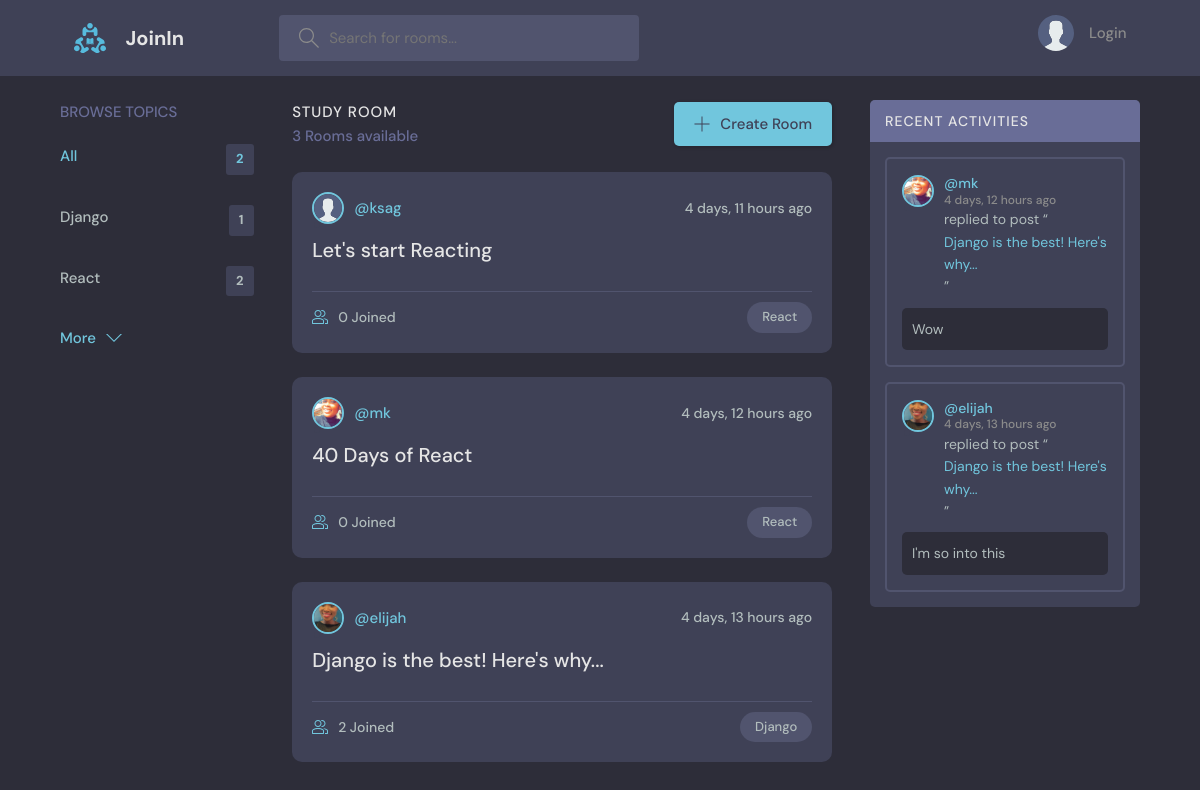
The page / on the database its author committed.
### base/models.py (models this page shows, shortened)
class Topic(models.Model):
    name = models.CharField(max_length=200)

class Room(models.Model):
    host = models.ForeignKey(User, on_delete=models.SET_NULL,null=True)
    topic = models.ForeignKey(Topic, on_delete=models.SET_NULL,null=True)
    name = models.CharField(max_length=200)
    roomies = models.ManyToManyField(User, related_name='roomies',blank=True)
    description = models.TextField(null=True,blank=True)
    updated = models.DateTimeField(auto_now=True)
    created = models.DateTimeField(auto_now_add=True)
    class Meta:
        ordering = ['-updated','-created']
    def __str__(self):
        return self.name

class User(AbstractUser):
    name = models.CharField(max_length=200,null=True)
    email = models.EmailField(unique=True,null=True)
    bio = models.TextField(null=True)
    avatar = models.ImageField(null=True, default="avatar.svg")
    USERNAME_FIELD = 'email'
    REQUIRED_FIELDS = []

class Message(models.Model):
    user = models.ForeignKey(User, on_delete=models.CASCADE)
    room = models.ForeignKey(Room, on_delete=models.CASCADE)
    body = models.TextField()
    updated = models.DateTimeField(auto_now=True)
    created = models.DateTimeField(auto_now_add=True)
    class Meta:
        ordering = ['-updated','-created']
    def __str__(self):
        return self.body[0:50]

### base/views.py (the view)
# urls.py: path('',views.home,name="home"),
def home(request):
    q = request.GET.get('q') if request.GET.get('q') != None else ''
    rooms = Room.objects.filter(
        Q(topic__name__icontains=q) |
        Q(name__icontains=q) |
        Q(description__icontains=q)
        )
    topics = Topic.objects.all()[0:5]
    room_count = rooms.count()
    room_messages = Message.objects.filter(Q(room__topic__name__icontains=q))
    context = {'rooms':rooms,'topics':topics,'room_count':room_count,
                'room_messages':room_messages}
    return render(request,'base/home.html',context)

### base/templates/base/home.html (shortened to what this page needs)
{% extends "main.html" %}
{% block content %}
    <main class="layout layout--3">
      <div class="container">
        {% include 'base/topics_component.html' %}
        <div class="roomList">
          <div class="roomList__header">
            <div>
              <h2>Study Room</h2>
              <p>{{room_count}} Rooms available</p>
            </div>
            <a class="btn btn--main" href="{% url 'create-room' %}">
              <svg version="1.1" xmlns="http://www.w3.org/2000/svg" width="32" height="32" viewBox="0 0 32 32">
                <title>add</title>
                <path
                  d="M16.943 0.943h-1.885v14.115h-14.115v1.885h14.115v14.115h1.885v-14.115h14.115v-1.885h-14.115v-14.115z"
                ></path>
              </svg>
              Create Room
            </a>
          </div>
          {% include 'base/feed_component.html' %}
        </div>
        {% include "base/activity_component.html" %}
      </div>
    </main>
{% endblock content %}

### base/templates/base/topics_component.html
<div class="topics">
    <div class="topics__header">
      <h2>Browse Topics</h2>
    </div>
    <ul class="topics__list">
      <li>
        <a href="{% url 'home' %}" class="active">All <span>{{topics.count}}</span></a>
      </li>
      {% for topic in topics %}
      <li>
        <a href="{% url 'home' %}?q={{topic.name}}">{{topic.name}} <span>{{topic.room_set.all.count}}</span></a>
      </li>
      {% endfor %}
    </ul>
    <a class="btn btn--link" href="{% url 'topics' %}">
      More
      <svg version="1.1" xmlns="http://www.w3.org/2000/svg" width="32" height="32" viewBox="0 0 32 32">
        <title>chevron-down</title>
        <path d="M16 21l-13-13h-3l16 16 16-16h-3l-13 13z"></path>
      </svg>
    </a>
  </div>

### base/templates/base/feed_component.html (shortened to what this page needs)
{% for room in rooms  %}
<div class="roomListRoom">
    <div class="roomListRoom__header">
      <a href="{% url 'user-profile' room.host.id %}" class="roomListRoom__author">
        {% if request.user.is_authenticated %}
          <div class="avatar avatar--small">
            <img src="{{room.host.avatar.url}}" />
          </div>
        {% else %}
          <div class="avatar avatar--small ">
            <img src="{{room.host.avatar.url}}" />
          </div>
        {% endif %}
        <span>@{{room.host.username}}</span>
      </a>
      <div class="roomListRoom__actions">
        <span>{{room.created|timesince}} ago</span>
      </div>
    </div>
    <div class="roomListRoom__content">
      <a href="{% url 'room' room.id %}">{{room.name}}</a>
    </div>
    <div class="roomListRoom__meta">
      <a href="{% url 'room' room.id %}" class="roomListRoom__joined">
        {{room.roomies.all.count}} Joined
      </a>
      <p class="roomListRoom__topic">{{room.topic.name}}</p>
    </div>
</div>
{% endfor %}

### base/templates/base/activity_component.html (shortened to what this page needs)
<div class="activities">
  <div class="activities__header">
    <h2>Recent Activities</h2>
  </div>
  {% for message in room_messages  %}
  <div class="activities__box">
    <div class="activities__boxHeader roomListRoom__header">
      <a href="{% url 'user-profile' message.user.id %}" class="roomListRoom__author">
        <div class="avatar avatar--small active">
          <img src="{{message.user.avatar.url}}" />
        </div>
        <p>
          @{{message.user.username}}
          <span>{{message.created|timesince}} ago</span>
        </p>
      </a>
    </div>
    <div class="activities__boxContent">
      <p>replied to post “<a href="{% url 'room' message.room.id  %}">{{message.room}}</a>”</p>
      <div class="activities__boxRoomContent">
        {{message.body}}
      </div>
    </div>
  </div>
  {% endfor %}
</div>

### rows shown on the page
Topic: name "Django", room_set.all.count "1"
Topic: name "React", room_set.all.count "2"
Room: host.avatar (placeholder picture), host.username "ksag", created "4 days, 11 hours", name "Let's start Reacting", roomies.all.count "0", topic.name "React"
Room: host.avatar (picture), host.username "mk", created "4 days, 12 hours", name "40 Days of React", roomies.all.count "0", topic.name "React"
Room: host.avatar (picture), host.username "elijah", created "4 days, 13 hours", name "Django is the best! Here's why...", roomies.all.count "2", topic.name "Django"
Message: user.avatar (picture), user.username "mk", created "4 days, 12 hours", room "Django is the best! Here's why...", body "Wow"
Message: user.avatar (picture), user.username "elijah", created "4 days, 13 hours", room "Django is the best! Here's why...", body "I'm so into this"

### other values the page prints
{{ topics.count }} "2"
{{ room_count }} "3"
